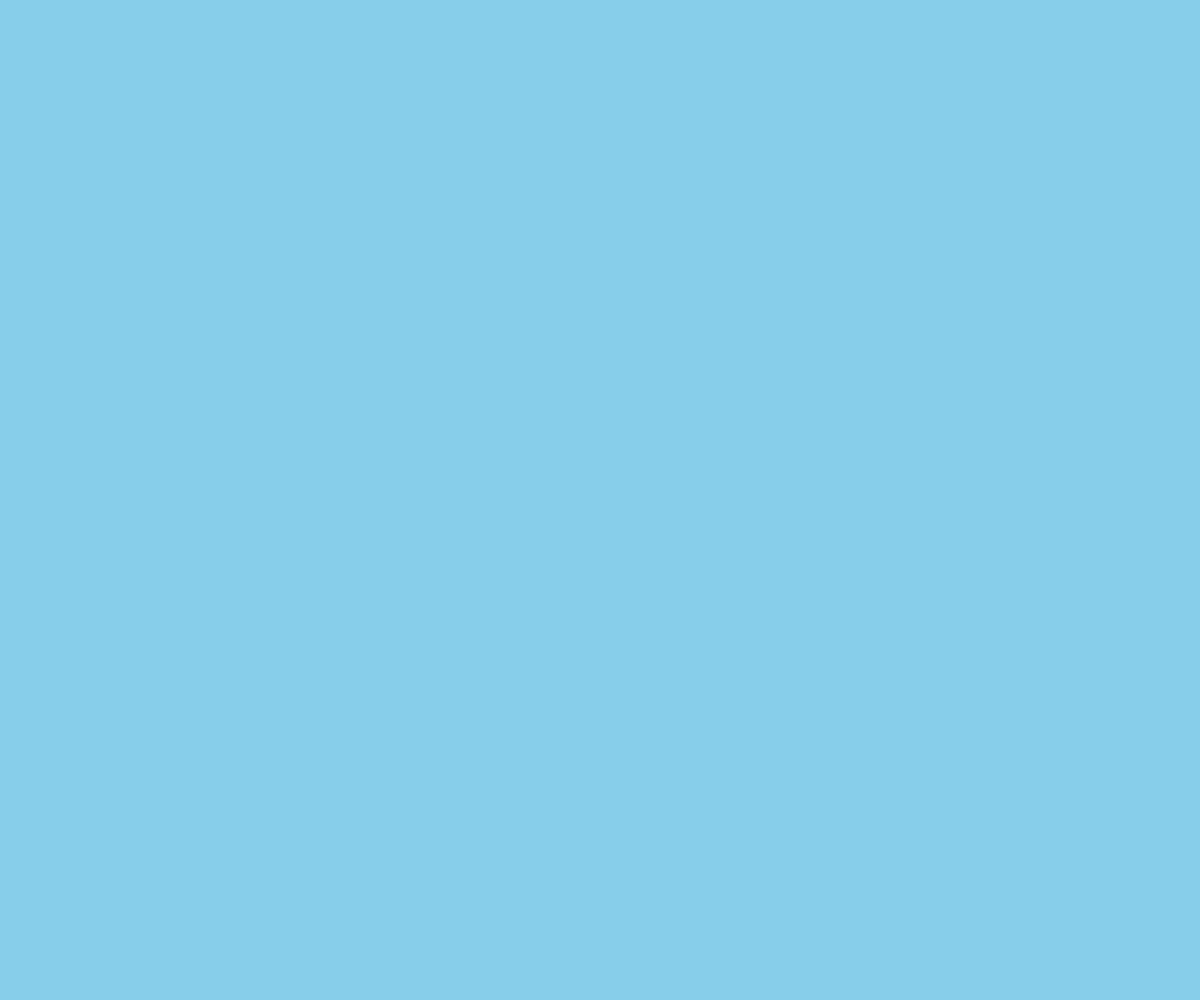
Frame 1 (no input)
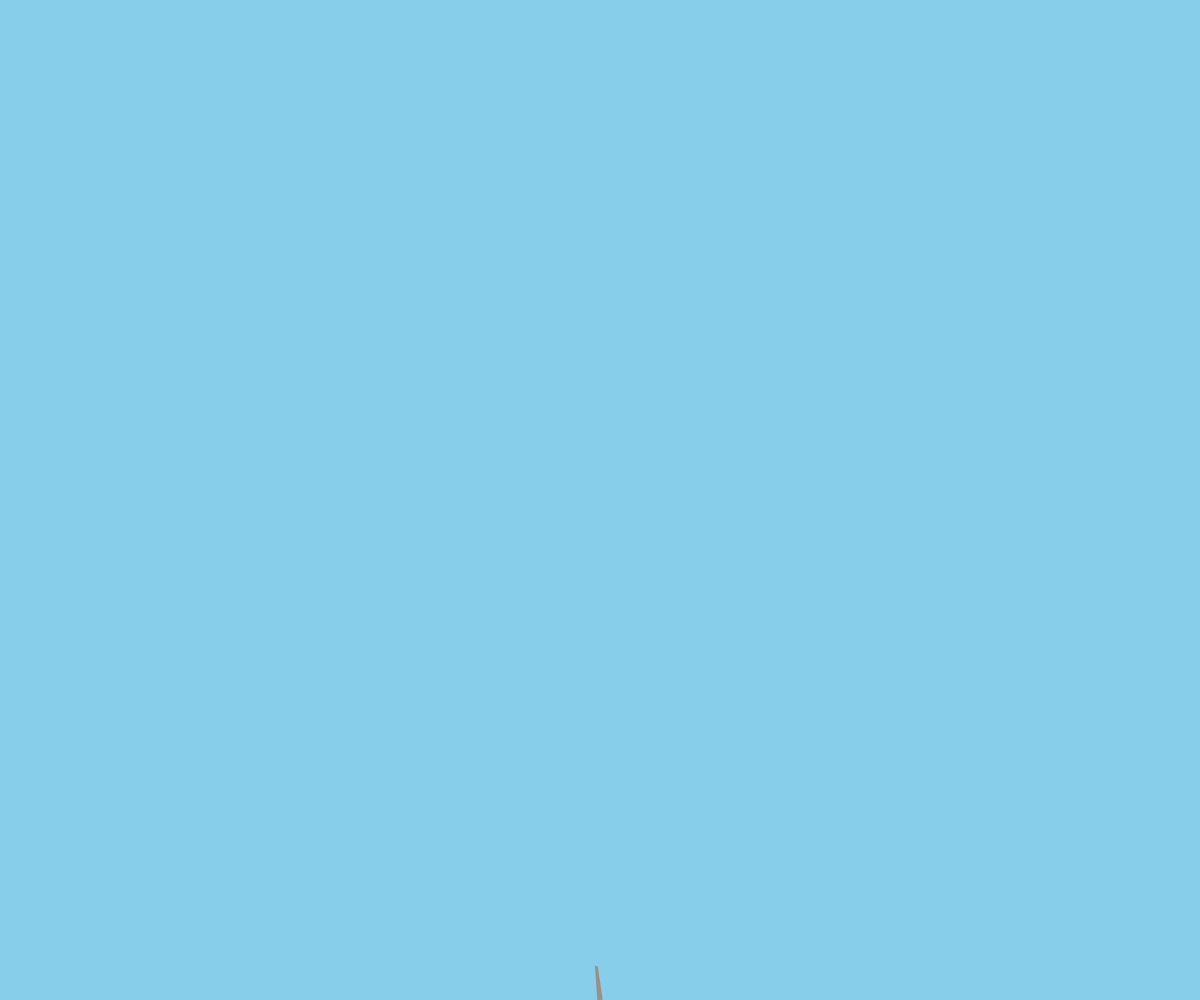
Frame 60 (no input)
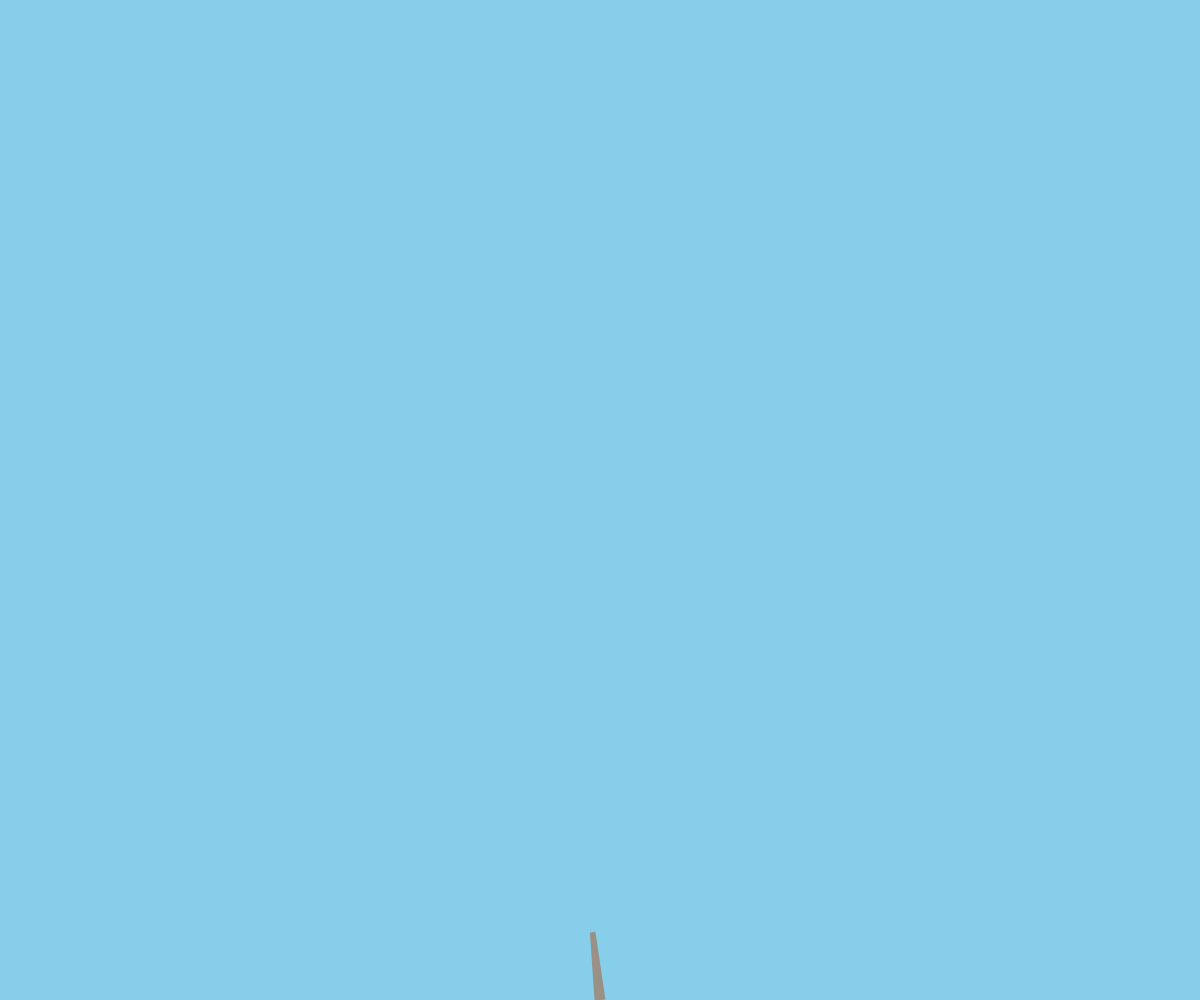
Frame 120 (the mouse pressed at the canvas centre since frame 60)

The p5.js sketch that drew these frames (run headless with seeded random() and noise() and a simulated clock; from frame 60 on, the mouse is pressed at the canvas centre):

// p5.js sketch
// ── sketch.js
class Branch {
    constructor(options) {
        this.x = options.x || 0;
        this.y = options.y || 0;
        this.length = options.length || random(225, 375);
        this.width = options.width || random(30, 45);
        this.angle = options.angle || random(-20, 20) * PI/180;
        this.level = options.level || 0;
        this.growth = 0;
        this.children = [];
        this.growthRate = (2 / (60 * 60)) * 4;
        this.relativeHeight = options.relativeHeight || 0;
        this.side = options.side || 0;
        this.colorVariation = options.colorVariation || 1.0; // Pass through color variation
        
        // Store level 0 width for leaf sizing
        this.level0Width = options.level0Width || this.width;
        
        // Leaf properties
        this.numLeaves = floor(random(1, 3)); // 1 to 3 leaves
        this.leafAppearGrowth = random(0.2, 0.9); // Appear between 30-50% growth
        this.leaves = [];
        
        // Initialize leaves
        for (let i = 0; i < this.numLeaves; i++) {
            this.leaves.push({
                size: 0.8, // Size relative to level 0 branch width
                rotation: random(-1.22, 1.22) - 3.14159, // ±70 degrees in radians
                growth: 0, // Individual leaf growth (0 to 1)
                growthRate: 10 // Grows to full size in 0.5 seconds (1/0.5 = 2.0)
            });
        }
        
        // Branch colors for different levels
        this.levelColors = [
            color(139, 69, 19),  // Level 0 - Brown
            color(165, 42, 42),  // Level 1 - Brown-red
            color(160, 82, 45),  // Level 2 - Sienna
            color(205, 133, 63)  // Level 3 - Peru
        ];
        
        // Branch spawning properties
        this.maxChildren = this.level === 0 ? floor(random(6, 13)) : floor(random(2, 5));
        this.childTriggers = [];
        
        for (let i = 0; i < this.maxChildren; i++) {
            this.childTriggers.push(random(0.3, 0.9));
        }
    }

    addChild() {
        const childLength = this.length * random(0.4, 0.7);
        const childWidth = this.width * 0.6;
        const childAngle = random(-1.22, 1.22);
        const relativeHeight = random(0.5, 1);
        const side = random() < 0.5 ? -1 : 1;
        
        if (this.level < 3) {
            this.children.push(new Branch({
                length: childLength,
                width: childWidth,
                angle: childAngle,
                level: this.level + 1,
                side: side,
                relativeHeight: relativeHeight,
                level0Width: this.level0Width,
                colorVariation: this.colorVariation // Pass color variation to children
            }));
        }
    }

    update() {
        if (this.growth < 1) {
            this.growth += this.growthRate;
            this.growth = constrain(this.growth, 0, 1);
            
            // Update leaf growth
            if (this.growth >= this.leafAppearGrowth) {
                for (let leaf of this.leaves) {
                    if (leaf.growth < 1) {
                        leaf.growth += leaf.growthRate * this.growthRate;
                        leaf.growth = constrain(leaf.growth, 0, 1);
                    }
                }
            }
            
            // Check triggers for adding new branches
            for (let i = this.childTriggers.length - 1; i >= 0; i--) {
                if (this.growth >= this.childTriggers[i]) {
                    this.addChild();
                    this.childTriggers.splice(i, 1);
                }
            }
        }
        
        // Update all children
        for (let child of this.children) {
            child.update();
        }
    }

    drawDebug(x, y, currentLength) {
        if (!debugMode) return; // Only show debug visuals when debug mode is enabled
        
        push();
        noStroke();
        fill(255, 0, 0);
        ellipse(x, y, 8, 8);
        
        fill(0);
        textSize(12);
        textAlign(LEFT);
        text(`Level: ${this.level}`, x + 10, y);
        text(`Growth: ${nf(this.growth, 1, 2)}`, x + 10, y + 15);
        pop();
    }

    drawLeaves() {
        if (this.growth < this.leafAppearGrowth) return; // Don't draw leaves until they should appear
        
        push();
        
        // Initial positioning (same as draw())
        if (this.level === 0) {
            translate(this.x, this.y);
            rotate(this.angle);
        }

        let currentLength = this.length * this.growth;
        let currentWidth = this.width * this.growth;
        
        // Position at end of branch
        translate(0, -currentLength);
        
        fill('#7C7F4A80'); // Added 80 for 50% transparency
        noStroke();
        
        for (let leaf of this.leaves) {
            push();
            
            // Draw vesica piscis
            let leafSize = this.level0Width * leaf.size * leaf.growth; // Scale by leaf growth
            let width = leafSize;
            let height = width * 1.2; // Reduced from 1.5 to 1.2 to make it broader
            
            // Calculate control points for bezier curves
            let cp1x = width * 0.4;  // Increased from 0.3 to 0.4 for broader shape
            let cp1y = height * 0.15; // Reduced from 0.2 to 0.15 for broader shape
            let cp2x = width * 0.4;  // Increased from 0.3 to 0.4 for broader shape
            let cp2y = -height * 0.15; // Reduced from 0.2 to 0.15 for broader shape
            
            // Set rotation origin at pointed end of leaf
            rotate(leaf.rotation); // Rotate around branch end point
            translate(0, -height/2); // Move to pointed end
            
            // Draw vesica piscis shape using bezier curves
            beginShape();
            // Start at top point
            vertex(0, -height/2);
            // Right curve
            bezierVertex(
                cp1x, -height/2,  // Control point 1
                cp1x, 0,          // Control point 2
                0, height/2       // End point
            );
            // Left curve
            bezierVertex(
                -cp2x, 0,         // Control point 1
                -cp2x, -height/2, // Control point 2
                0, -height/2      // End point
            );
            endShape(CLOSE);
            
            pop();
        }
        
        // Draw children's leaves
        for (let child of this.children) {
            push();
            let branchStartY = -currentLength * child.relativeHeight;
            let branchStartX = child.side * (currentWidth/2 - child.width/2);
            
            translate(0, branchStartY);
            translate(branchStartX, 0);
            
            rotate(child.angle * child.side);
            child.drawLeaves();
            pop();
        }
        
        pop();
    }

    draw() {
        push();
        
        // Initial positioning
        if (this.level === 0) {
            translate(this.x, this.y);
            rotate(this.angle);
        }

        let currentLength = this.length * this.growth;
        let currentWidth = this.width * this.growth;
        let topWidth = currentWidth * 0.5;
        
        // Get base color components
        let baseColor = color('#8E867B');
        let r = red(baseColor) * this.colorVariation;
        let g = green(baseColor) * this.colorVariation;
        let b = blue(baseColor) * this.colorVariation;
        
        // Set color with variation
        fill(r, g, b);
        noStroke();
        
        // Draw branch as trapezoid
        quad(
            -currentWidth/2, 0,
            currentWidth/2, 0,
            topWidth/2, -currentLength,
            -topWidth/2, -currentLength
        );
        
        // Draw debug info
        this.drawDebug(0, 0, currentLength);
        
        // Draw leaves for this branch
        if (this.growth >= this.leafAppearGrowth) {
            push();
            translate(0, -currentLength); // Move to end of branch
            
            fill('#7C7F4A80'); // Added 80 for 50% transparency
            noStroke();
            
            for (let leaf of this.leaves) {
                push();
                rotate(leaf.rotation); // First rotate around branch end
                
                // Draw vesica piscis
                let leafSize = this.level0Width * leaf.size * leaf.growth;
                let width = leafSize;
                let height = width * 1.2;
                
                // Calculate control points for bezier curves
                let cp1x = width * 0.4;
                let cp1y = height * 0.15;
                let cp2x = width * 0.4;
                let cp2y = height * 0.85; // Adjusted for pointed ends
                
                // Draw vesica piscis shape using bezier curves
                beginShape();
                vertex(0, 0); // Start at branch end (pointed end)
                // Right curve
                bezierVertex(
                    cp1x, cp1y,     // Control point 1
                    cp1x, height/2,  // Control point 2
                    0, height        // End point (pointed end)
                );
                // Left curve
                bezierVertex(
                    -cp2x, height/2, // Control point 1
                    -cp2x, cp1y,    // Control point 2
                    0, 0            // Back to start (pointed end)
                );
                endShape(CLOSE);
                
                // Debug visualization for leaf rotation
                if (debugMode) {
                    push();
                    noFill();
                    stroke(255, 0, 0); // Red for rotation axis
                    strokeWeight(2);
                    // Draw rotation axis
                    line(0, 0, 0, height);
                    // Draw rotation point
                    fill(255, 0, 0);
                    noStroke();
                    ellipse(0, 0, 6, 6);
                    // Draw angle text
                    fill(255);
                    noStroke();
                    textSize(12);
                    textAlign(CENTER);
                    text(nf(degrees(leaf.rotation), 1, 1) + "°", 0, -10);
                    pop();
                }
                
                pop();
            }
            pop();
        }
        
        // Draw children
        for (let child of this.children) {
            push();
            let branchStartY = -currentLength * child.relativeHeight;
            let branchStartX = child.side * (currentWidth/2 - child.width/2);
            
            // Debug: show connection path
            if (debugMode) {
                stroke(255, 255, 0);
                strokeWeight(2);
                line(0, 0, branchStartX, branchStartY);
            }
            
            translate(0, branchStartY);
            translate(branchStartX, 0);
            
            // Debug: show connection point
            if (debugMode) {
                fill(0, 255, 0);
                noStroke();
                ellipse(0, 0, 6, 6);
            }
            
            rotate(child.angle * child.side);
            child.draw();
            pop();
        }
        
        pop();
    }
}

class Tree {
    constructor(x, y) {
        // Random color variation between 0.8 and 1.2 (±20% variation)
        const colorVar = random(0.8, 1.2);
        
        // Create the trunk (root branch)
        this.root = new Branch({
            x: x,
            y: y,
            level: 0,
            colorVariation: colorVar
        });
    }

    update() {
        this.root.update();
    }

    draw() {
        this.root.draw();
    }
}

let trees = [];
let lastTreeTime = 0;
const TREE_INTERVAL = 20000;
const MAX_TREES = 15;
const SCENE_SPEED = 1.0;
let debugMode = false; // Global debug mode flag

function setup() {
    createCanvas(windowWidth, windowHeight);
    frameRate(60);
    
    // Create initial tree in the center
    let x = width/2;
    trees.push(new Tree(x, height));
    lastTreeTime = millis();
}

function keyPressed() {
    if (key === 'd' || key === 'D') {
        debugMode = !debugMode; // Toggle debug mode when 'd' is pressed
    }
}

function draw() {
    background(135, 206, 235);
    
    // Update and draw all trees
    for (let tree of trees) {
        tree.update();
        tree.draw();
    }
    
    // Add new trees
    if (millis() - lastTreeTime > TREE_INTERVAL && trees.length < MAX_TREES) {
        let x = random(100, width - 100);
        trees.push(new Tree(x, height));
        lastTreeTime = millis();
    }
}

function windowResized() {
    resizeCanvas(windowWidth, windowHeight);
}

// ── style.css
body {
    margin: 0;
    padding: 0;
    overflow: hidden;
    background-color: #87CEEB; /* Sky blue background */
}

canvas {
    display: block;
} 
